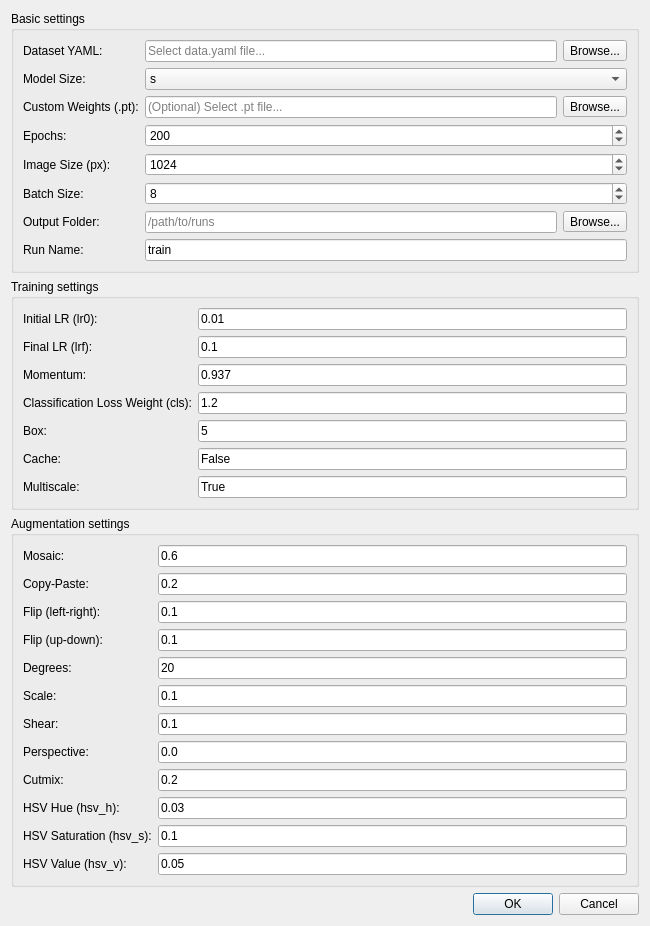
<?xml version="1.0" encoding="UTF-8"?>
<ui version="4.0">
  <class>YOLOTrainWidgetBase</class>
  <widget class="QWidget" name="YOLOTrainWidgetBase">
    <property name="geometry">
      <rect>
        <x>0</x>
        <y>0</y>
        <width>650</width>
        <height>650</height>
      </rect>
    </property>
    <property name="windowTitle">
      <string>YOLO Model Training</string>
    </property>

    <layout class="QVBoxLayout" name="verticalLayout">

      <!-- Basisinstellingen -->
      <item>
        <widget class="QGroupBox" name="group_basic">
          <property name="title">
            <string>Basic settings</string>
          </property>
          <layout class="QFormLayout" name="formLayout_basic">

            <!-- Dataset YAML -->
            <item row="0" column="0">
              <widget class="QLabel" name="label">
                <property name="text">
                  <string>Dataset YAML:</string>
                </property>
              </widget>
            </item>
            <item row="0" column="1">
              <widget class="QWidget" name="yamlWidget">
                <layout class="QHBoxLayout" name="yamlLayout">
                  <property name="margin">
                    <number>0</number>
                  </property>
                  <item>
                    <widget class="QLineEdit" name="yamlPathEdit">
                      <property name="readOnly">
                        <bool>true</bool>
                      </property>
                      <property name="placeholderText">
                        <string>Select data.yaml file...</string>
                      </property>
                    </widget>
                  </item>
                  <item>
                    <widget class="QToolButton" name="browseYamlButton">
                      <property name="text">
                        <string>Browse...</string>
                      </property>
                    </widget>
                  </item>
                </layout>
              </widget>
            </item>

            <!-- Model Size -->
            <item row="1" column="0">
              <widget class="QLabel" name="label_2">
                <property name="text">
                  <string>Model Size:</string>
                </property>
              </widget>
            </item>
            <item row="1" column="1">
              <widget class="QComboBox" name="modelSizeCombo">
                <property name="currentIndex">
                  <number>1</number>
                </property>
                <item><property name="text"><string>n</string></property></item>
                <item><property name="text"><string>s</string></property></item>
                <item><property name="text"><string>m</string></property></item>
              </widget>
            </item>

            <!-- Custom Weights -->
            <item row="2" column="0">
              <widget class="QLabel" name="labelCustomWeights">
                <property name="text">
                  <string>Custom Weights (.pt):</string>
                </property>
                <property name="toolTip">
                  <string>Optional: Select a .pt file to resume/finetune. Overrides Model Size.</string>
                </property>
              </widget>
            </item>
            <item row="2" column="1">
              <widget class="QWidget" name="customWeightsWidget">
                <layout class="QHBoxLayout" name="horizontalLayout_weights">
                  <property name="margin">
                    <number>0</number>
                  </property>
                  <item>
                    <widget class="QLineEdit" name="customModelEdit">
                      <property name="placeholderText">
                        <string>(Optional) Select .pt file...</string>
                      </property>
                    </widget>
                  </item>
                  <item>
                    <widget class="QToolButton" name="browseCustomModelBtn">
                      <property name="text">
                        <string>Browse...</string>
                      </property>
                    </widget>
                  </item>
                </layout>
              </widget>
            </item>

            <!-- Epochs -->
            <item row="3" column="0">
              <widget class="QLabel" name="label_3">
                <property name="text">
                  <string>Epochs:</string>
                </property>
              </widget>
            </item>
            <item row="3" column="1">
              <widget class="QSpinBox" name="epochsSpinBox">
                <property name="minimum">
                  <number>1</number>
                </property>
                <property name="maximum">
                  <number>1000</number>
                </property>
                <property name="value">
                  <number>200</number>
                </property>
              </widget>
            </item>

            <!-- Image size -->
            <item row="4" column="0">
              <widget class="QLabel" name="label_4">
                <property name="text">
                  <string>Image Size (px):</string>
                </property>
              </widget>
            </item>
            <item row="4" column="1">
              <widget class="QSpinBox" name="imgSizeSpinBox">
                <property name="minimum">
                  <number>320</number>
                </property>
                <property name="maximum">
                  <number>2048</number>
                </property>
                <property name="singleStep">
                  <number>32</number>
                </property>
                <property name="value">
                  <number>1024</number>
                </property>
              </widget>
            </item>

            <!-- Batch size -->
            <item row="5" column="0">
              <widget class="QLabel" name="label_5">
                <property name="text">
                  <string>Batch Size:</string>
                </property>
              </widget>
            </item>
            <item row="5" column="1">
              <widget class="QSpinBox" name="batchSpinBox">
                <property name="minimum">
                  <number>1</number>
                </property>
                <property name="value">
                  <number>8</number>
                </property>
              </widget>
            </item>

            <!-- Output Folder -->
            <item row="6" column="0">
              <widget class="QLabel" name="label_output_dir">
                <property name="text">
                  <string>Output Folder:</string>
                </property>
              </widget>
            </item>
            <item row="6" column="1">
              <widget class="QWidget" name="outputDirWidget">
                <layout class="QHBoxLayout" name="horizontalLayout_output">
                  <property name="margin">
                    <number>0</number>
                  </property>
                  <item>
                    <widget class="QLineEdit" name="outputDirEdit">
                      <property name="placeholderText">
                        <string>/path/to/runs</string>
                      </property>
                    </widget>
                  </item>
                  <item>
                    <widget class="QToolButton" name="browseOutputDirButton">
                      <property name="text">
                        <string>Browse...</string>
                      </property>
                    </widget>
                  </item>
                </layout>
              </widget>
            </item>

            <!-- Run name -->
            <item row="7" column="0">
              <widget class="QLabel" name="label_run_name">
                <property name="text">
                  <string>Run Name:</string>
                </property>
              </widget>
            </item>
            <item row="7" column="1">
              <widget class="QLineEdit" name="runNameEdit">
                <property name="text">
                  <string>train</string>
                </property>
                <property name="placeholderText">
                  <string>experiment_A</string>
                </property>
              </widget>
            </item>

          </layout>
        </widget>
      </item>

      <!-- Trainingsinstellingen -->
      <item>
        <widget class="QGroupBox" name="group_training">
          <property name="title">
            <string>Training settings</string>
          </property>
          <layout class="QFormLayout" name="formLayout_training">

            <item row="0" column="0">
              <widget class="QLabel" name="label_9">
                <property name="text">
                  <string>Initial LR (lr0):</string>
                </property>
              </widget>
            </item>
            <item row="0" column="1">
              <widget class="QLineEdit" name="lr0Edit">
                <property name="text">
                  <string>0.01</string>
                </property>
              </widget>
            </item>

            <item row="1" column="0">
              <widget class="QLabel" name="label_10">
                <property name="text">
                  <string>Final LR (lrf):</string>
                </property>
              </widget>
            </item>
            <item row="1" column="1">
              <widget class="QLineEdit" name="lrfEdit">
                <property name="text">
                  <string>0.1</string>
                </property>
              </widget>
            </item>

            <item row="2" column="0">
              <widget class="QLabel" name="label_11">
                <property name="text">
                  <string>Momentum:</string>
                </property>
              </widget>
            </item>
            <item row="2" column="1">
              <widget class="QLineEdit" name="momentumEdit">
                <property name="text">
                  <string>0.937</string>
                </property>
              </widget>
            </item>

            <item row="3" column="0">
              <widget class="QLabel" name="label_cls">
                <property name="text">
                  <string>Classification Loss Weight (cls):</string>
                </property>
              </widget>
            </item>
            <item row="3" column="1">
              <widget class="QLineEdit" name="clsEdit">
                <property name="text">
                  <string>1.2</string>
                </property>
              </widget>
            </item>

            <item row="4" column="0">
              <widget class="QLabel" name="label_18">
                <property name="text">
                  <string>Box:</string>
                </property>
              </widget>
            </item>
            <item row="4" column="1">
              <widget class="QLineEdit" name="boxEdit">
                <property name="text">
                  <string>5</string>
                </property>
              </widget>
            </item>

            <item row="5" column="0">
              <widget class="QLabel" name="label_19">
                <property name="text">
                  <string>Cache:</string>
                </property>
              </widget>
            </item>
            <item row="5" column="1">
              <widget class="QLineEdit" name="cacheEdit">
                <property name="text">
                  <string>False</string>
                </property>
              </widget>
            </item>

            <item row="6" column="0">
              <widget class="QLabel" name="label_multiscale">
                <property name="text">
                  <string>Multiscale:</string>
                </property>
              </widget>
            </item>
            <item row="6" column="1">
              <widget class="QLineEdit" name="multiscaleEdit">
                <property name="text">
                  <string>True</string>
                </property>
              </widget>
            </item>

          </layout>
        </widget>
      </item>

      <!-- Augmentatieinstellingen -->
      <item>
        <widget class="QGroupBox" name="group_augmentation">
          <property name="title">
            <string>Augmentation settings</string>
          </property>
          <layout class="QFormLayout" name="formLayout_augmentation">

            <item row="0" column="0"><widget class="QLabel" name="label_6"><property name="text"><string>Mosaic:</string></property></widget></item>
            <item row="0" column="1"><widget class="QLineEdit" name="mosaicEdit"><property name="text"><string>0.6</string></property></widget></item>

            <item row="1" column="0"><widget class="QLabel" name="label_8"><property name="text"><string>Copy-Paste:</string></property></widget></item>
            <item row="1" column="1"><widget class="QLineEdit" name="copypasteEdit"><property name="text"><string>0.2</string></property></widget></item>

            <item row="2" column="0"><widget class="QLabel" name="label_14"><property name="text"><string>Flip (left-right):</string></property></widget></item>
            <item row="2" column="1"><widget class="QLineEdit" name="fliplrEdit"><property name="text"><string>0.1</string></property></widget></item>

            <item row="3" column="0"><widget class="QLabel" name="label_15"><property name="text"><string>Flip (up-down):</string></property></widget></item>
            <item row="3" column="1"><widget class="QLineEdit" name="flipudEdit"><property name="text"><string>0.1</string></property></widget></item>

            <item row="4" column="0"><widget class="QLabel" name="label_degrees"><property name="text"><string>Degrees:</string></property></widget></item>
            <item row="4" column="1"><widget class="QLineEdit" name="degreesEdit"><property name="text"><string>20</string></property></widget></item>

            <item row="5" column="0"><widget class="QLabel" name="label_16"><property name="text"><string>Scale:</string></property></widget></item>
            <item row="5" column="1"><widget class="QLineEdit" name="scaleEdit"><property name="text"><string>0.1</string></property></widget></item>

            <item row="6" column="0"><widget class="QLabel" name="label_shear"><property name="text"><string>Shear:</string></property></widget></item>
            <item row="6" column="1"><widget class="QLineEdit" name="shearEdit"><property name="text"><string>0.1</string></property></widget></item>

            <item row="7" column="0"><widget class="QLabel" name="label_perspective"><property name="text"><string>Perspective:</string></property></widget></item>
            <item row="7" column="1"><widget class="QLineEdit" name="perspectiveEdit"><property name="text"><string>0.0</string></property></widget></item>

            <item row="8" column="0"><widget class="QLabel" name="label_cutmix"><property name="text"><string>Cutmix:</string></property></widget></item>
            <item row="8" column="1"><widget class="QLineEdit" name="cutmixEdit"><property name="text"><string>0.2</string></property></widget></item>

            <item row="9" column="0"><widget class="QLabel" name="label_hsv_h"><property name="text"><string>HSV Hue (hsv_h):</string></property></widget></item>
            <item row="9" column="1"><widget class="QLineEdit" name="hsv_hEdit"><property name="text"><string>0.03</string></property></widget></item>

            <item row="10" column="0"><widget class="QLabel" name="label_hsv_s"><property name="text"><string>HSV Saturation (hsv_s):</string></property></widget></item>
            <item row="10" column="1"><widget class="QLineEdit" name="hsv_sEdit"><property name="text"><string>0.1</string></property></widget></item>

            <item row="11" column="0"><widget class="QLabel" name="label_hsv_v"><property name="text"><string>HSV Value (hsv_v):</string></property></widget></item>
            <item row="11" column="1"><widget class="QLineEdit" name="hsv_vEdit"><property name="text"><string>0.05</string></property></widget></item>

          </layout>
        </widget>
      </item>

      <!-- Buttons -->
      <item>
        <widget class="QDialogButtonBox" name="buttonBox">
          <property name="orientation">
            <enum>Qt::Horizontal</enum>
          </property>
          <property name="standardButtons">
            <set>QDialogButtonBox::Cancel|QDialogButtonBox::Ok</set>
          </property>
        </widget>
      </item>

    </layout>
  </widget>

  <resources/>
  <connections/>
</ui>
